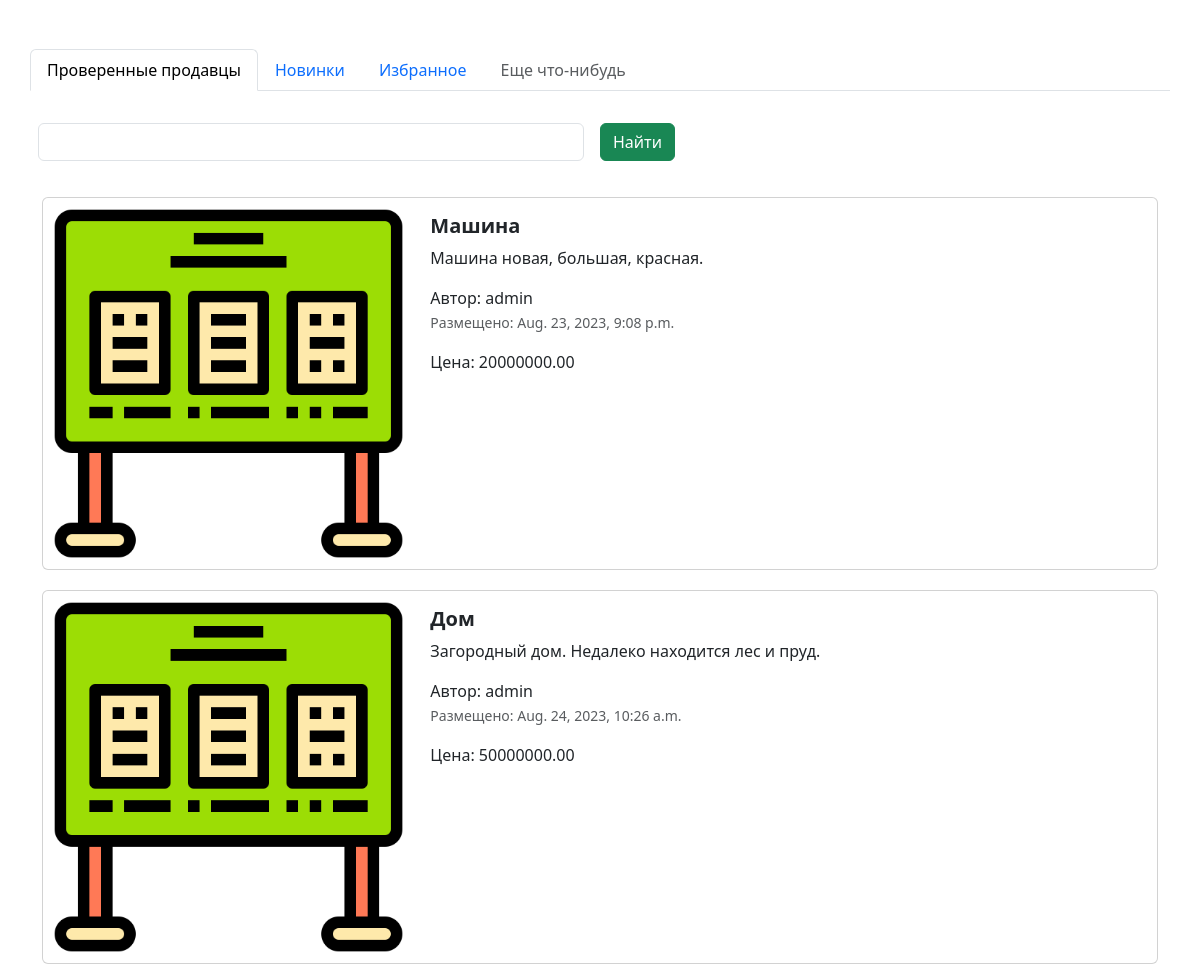
The app's page / (middle part), older data.
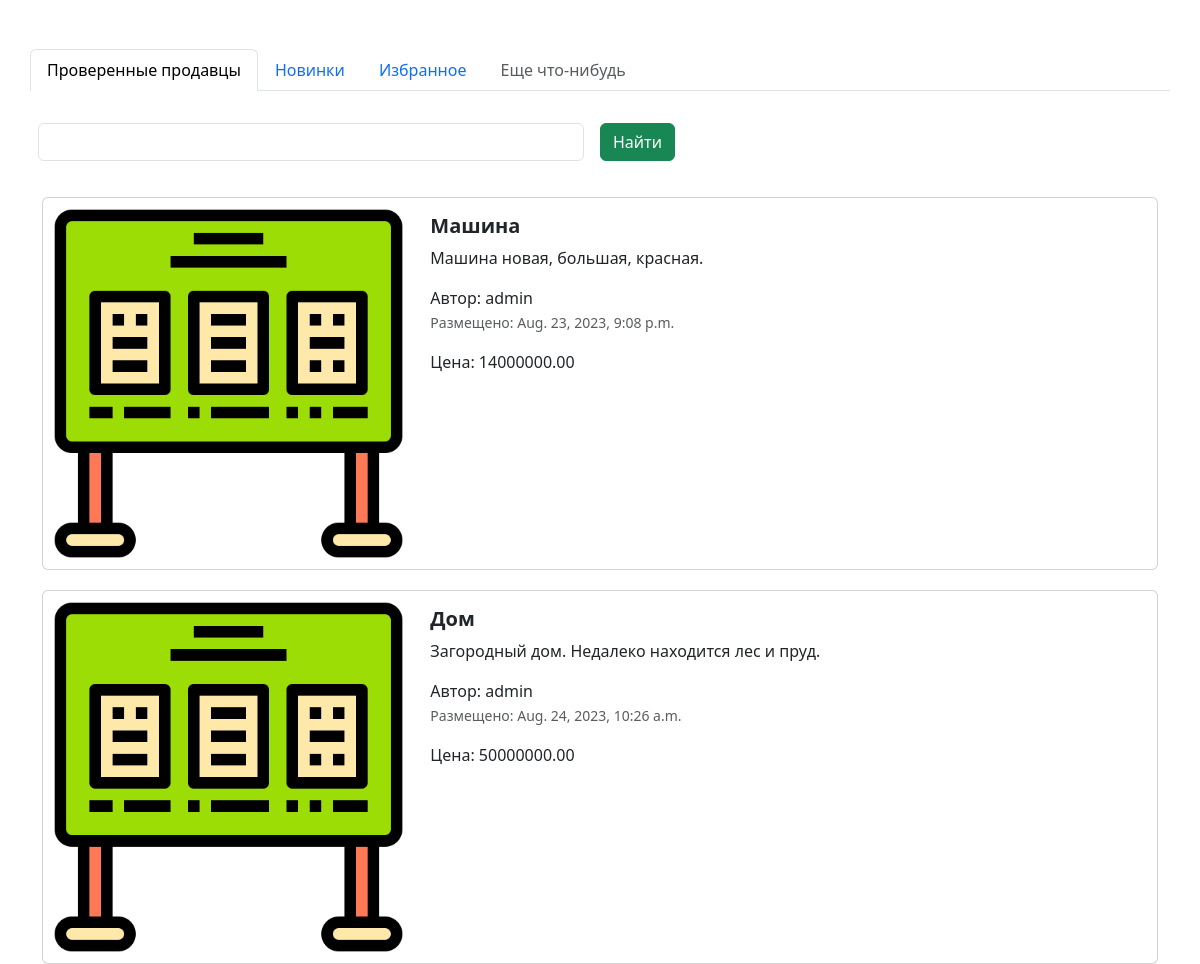
The same page, newer data.
### advertisements/models.py (models this page shows, shortened)
class Advertisement(models.Model): # наследую класс Model для создания таблицы в БД
    title=models.CharField(verbose_name='Название',max_length=100) # текстовое поле
    description=models.TextField('Описание')
    price=models.DecimalField('Цена', max_digits=10, decimal_places=2)
    auction=models.BooleanField('Торг', help_text='Отметьте, возможен ли торг')
    created_at=models.DateTimeField(auto_now_add=True) # сохраняем дату создания
    updated_at=models.DateTimeField(auto_now=True) # дата будет обновляться каждый раз при изменении объявления
    user = models.ForeignKey(User, on_delete=models.CASCADE) # если User буджет удален то все обьявления связанные с ним тоже будут удалены
    image = models.ImageField('Изображения', upload_to='advertisements/')
    class Meta:
        db_table='advertisements'

### advertisements/views.py (the view)
# urls.py: 2. Add a URL to urlpatterns:  path('', views.home, name='home')
def home(request):
    data = Advertisement.objects.all() # беру все записи из БД
    context = {'advertisements' : data} # словарь
    return render(request, 'index.html', context)

### templates/index.html (shortened to what this page needs)
{% extends 'base.html' %}
{% load static %}
{% block content %}
<div class="container">
  <div class="row">
    <ul class="nav nav-tabs bg-white">
      <li class="nav-item">
        <a class="nav-link active" aria-current="page" href="#">Проверенные продавцы</a>
      </li>
      <li class="nav-item">
        <a class="nav-link" href="#">Новинки</a>
      </li>
      <li class="nav-item">
        <a class="nav-link" href="#">Избранное</a>
      </li>
      <li class="nav-item">
        <a class="nav-link disabled" href="#" tabindex="-1" aria-disabled="true">Еще что-нибудь</a>
      </li>
    </ul>
    <form class="row g-3">
      <div class="col-auto w-50">
        <input type="text" class="form-control">
      </div>
      <div class="col-auto">
        <button type="submit" class="btn btn-success mb-3">Найти</button>
      </div>
    </form>
  </div>
  <div class="col">
    {% for adv in advertisements%}
    <div class="card mb-2" style="max-width: 1200px; margin-top: 20px;">
      <div class="row g-0">
        <div class="col-md-4">
          <a href="advertisement.html" class="nav-link">
            {% if adv.image %}
              <img src=" {{adv.image.url}} " class="img-fluid rounded-start" alt="Card title">
            {% else %}
              <img src="{% static 'img/adv.png' %}" class="img-fluid rounded-start" alt="Card title">
            {% endif %}
          </a>
        </div>
        <div class="col-md-8">
          <div class="card-body">
            <h5 class="card-title">
              <a href="advertisement.html" class="nav-link"><strong>{{adv.title}}</strong></a>
            </h5>
            <a href="advertisement.html" class="nav-link">
              <p class="card-text">
                {{adv.description}}
              </p>
              <span>Автор: {{adv.user}}</span>
              <p class="card-text"><small class="text-muted">Размещено: {{adv.created_at}}</small></p>
              <span>Цена: {{adv.price}}</span>
            </a>
          </div>
        </div>
      </div>
    </div>
    {% endfor %}
  </div>
</div>
{% endblock %}

Row changes from the older to the newer data that the page shows:
changed Advertisement "Машина": price "20000000.00" → "14000000.00"
